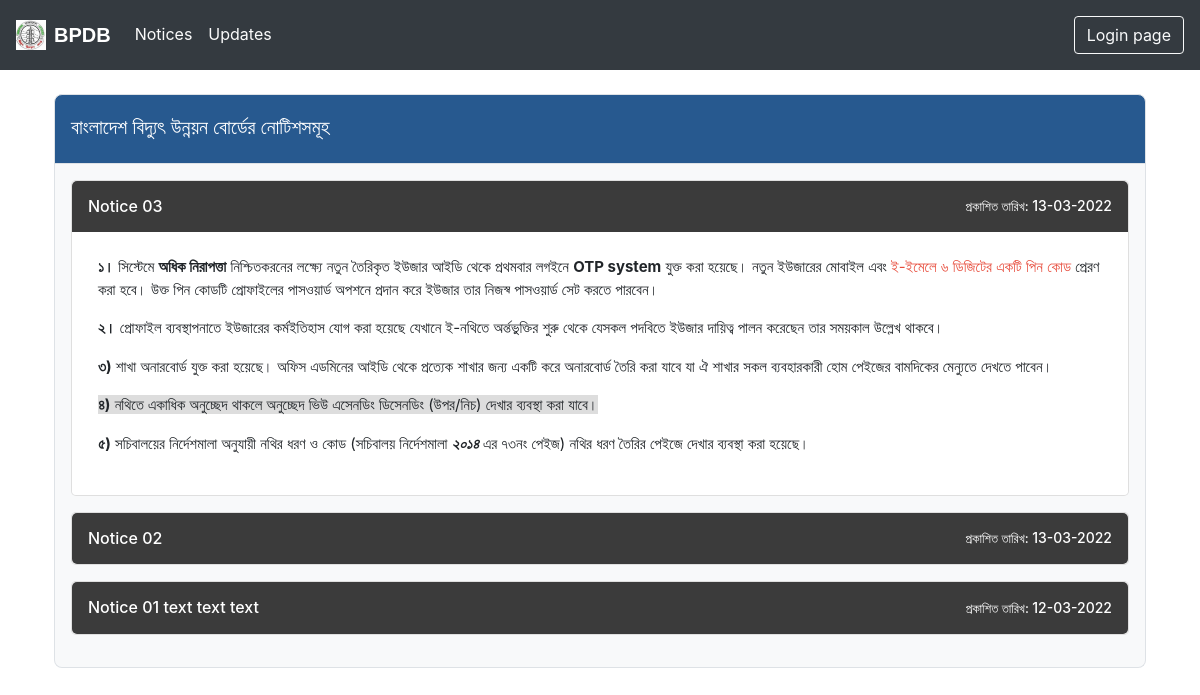
The page / on the database its author committed.
### main/models.py (models this page shows, shortened)
class Notice(models.Model):
    title = models.CharField(max_length=100)
    content = HTMLField()
    pdf = models.FileField(upload_to='pdf/', blank=True, null=True, validators=[FileExtensionValidator(['pdf'])])
    created_at = models.DateTimeField(default=timezone.now)
    updated_at = models.DateTimeField(default=timezone.now)

### main/views.py (the view)
# urls.py: 2. Add a URL to urlpatterns:  path('', views.home, name='home')
def home(request):
    notice = Notice.objects.all().order_by('-id')
    return render(request, 'main/home.html', {'notice': notice})

### main/templates/main/home.html (shortened to what this page needs)
{% extends 'main/base.html' %}
{% block body %}
    <div style="width: 100%; max-width: 1100px; margin: 8px auto; padding: 0 4px;">
        <div class="border my-bg-color mt-md-4" style="border-radius: 8px 8px 0 0;">
            <h5 class="text-white p-3 mt-1">বাংলাদেশ বিদ্যুৎ উন্নয়ন বোর্ডের নোটিশসমূহ</h5>
        </div>
        <div class="border border-top-0 mb-5 p-2 p-md-3 bg-light" style="border-radius: 0 0 8px 8px;">
            {% for notice in notice %}
            <div class="mb-3 bg-white card" style="border-radius: 5px;">
                <div class="my-accordion d-flex justify-content-between align-items-center pt-3 px-3 pb-2 text-white pointer" style="border-radius: 5px;">
                    <h6 style="font-size: 16px; margin-right: 8px;">{{ notice.title }}</h6>
                    <h6 style="font-size: 14px; text-align: right;"><span style="font-size: 13px;">প্রকাশিত তারিখ: </span>{{ notice.created_at|date:'d-m-Y' }}</h6>
                </div>
                <div class="my-panel" style="font-size: 15px; border-radius: 0 0 5px 5px;">
                    <div class="py-4 px-2">
                        {{ notice.content | safe }}
                    </div>
                </div>
            </div>
            {% endfor %}
        </div>
    </div>
{% endblock body %}

### main/templates/main/base.html (shortened to what this page needs)
{% load static %}
<!DOCTYPE html>
<html lang="en">
<head>
    <link rel="stylesheet" href="{% static 'css/bootstrap.min.css' %}">
    <link rel="stylesheet" href="{% static 'css/style.css' %}">
</head>
<body>
    {% include 'main/navigationbar.html' %}
    {% block body %}
    {% endblock body %}
</body>
</html>

### main/templates/main/navigationbar.html (shortened to what this page needs)
{% load static %}
<div class="bg-dark p-3">
    <div class="d-flex justify-content-between align-items-center">
        <div class="d-flex text-white align-items-center">
            <a href="{% url 'home' %}" style="text-decoration: none; color: inherit;">
                    <div class="d-flex">
                    <img src="{% static 'images/bpdb.jpg' %}" width="30" height="30" class="d-inline-block align-top" alt="">
                    <div style="font-size: 20px; margin-left: 8px; font-family: 'Trebuchet MS', 'Lucida Sans Unicode', 'Lucida Grande', 'Lucida Sans', Arial, sans-serif;"><b>BPDB</b></div>
                </div>
            </a>
            <div class="pl-3 hide-on-mobile show-flex-on-desktop">
                <a href="{% url 'home' %}" style="text-decoration: none; color: inherit;">
                    <div class="mx-2 cool-link">Notices</div>
                </a>
                <a href="{% url 'updates' %}" style="text-decoration: none; color: inherit;">
                    <div class="mx-2 cool-link">Updates</div>
                </a>
            </div>
        </div>
        <div class="hide-on-mobile show-on-desktop">
            <button class="btn btn-outline-light" type="submit">Login page</button>
        </div>
    </div>
</div>

### main/static/css/style.css (style rules this page uses)
.pointer { cursor: pointer; }
.my-accordion { background-color: rgb(59, 59, 59); color: rgb(255, 255, 255); cursor: pointer; padding: 18px; width: 100%; text-align: left; border: none; outline: none; transition: 0.4s; }
.my-panel { padding: 0 18px; background-color: white; max-height: 0; overflow: hidden; transition: max-height 0.2s ease-out; }
.my-bg-color { background-color: #27598f!important; }
@media (min-width: 600px) { .show-on-desktop { display: block; } }
@media (min-width: 600px) { .show-flex-on-desktop { display: flex; } }
.cool-link { color: rgb(251, 251, 251); text-decoration: none; cursor: pointer; }
.cool-link::after { content: ''; display: block; width: 0; height: 2px; background: rgb(255, 255, 255); transition: width .3s; }

### rows shown on the page
Notice: title "Notice 03", created_at "13-03-2022", content "১। সিস্টেমে অধিক নিরাপত্তা নিশ্চিতকরনের লক্ষ্যে নতুন তৈরিকৃত ইউজার আইডি থেকে প্রথমবার লগইনে OTP system যুক্ত করা হয়েছে। নতুন ইউজারের মোবাইল এবং ই-ইমেলে ৬ ডিজিটের একটি পিন কোড প্রেরণ করা হবে। উক্ত পিন কোডটি প্রোফাইলের পাসওয়ার্ড অপশনে প্রদান করে ইউজার তার নিজস্ব পাসওয়ার্ড সেট করতে পারবেন। ২। প্রোফাইল ব্যবস্থাপনাতে ইউজারের কর্মইতিহাস যোগ করা হয়েছে যেখানে ই-নথিতে অর্ন্তভুক্তির শুরু থেকে যেসকল পদবিতে ইউজার দায়িত্ব পালন করেছেন তার সময়কাল উল্লেখ থাকবে। ৩) শাখা অনারবোর্ড যুক্ত করা হয়েছে। অফিস এডমিনের আইডি থেকে প্রত্যেক শাখার জন্য একটি করে অনারবোর্ড তৈরি করা যাবে যা ঐ শাখার সকল ব্যবহারকারী হোম পেইজের বামদিকের মেন্যুতে দেখতে পাবেন। ৪) নথিতে একাধিক অনুচ্ছেদ থাকলে অনুচ্ছেদ ভিউ এসেনডিং ডিসেনডিং…"
Notice: title "Notice 02", created_at "13-03-2022"
Notice: title "Notice 01 text text text", created_at "12-03-2022"
